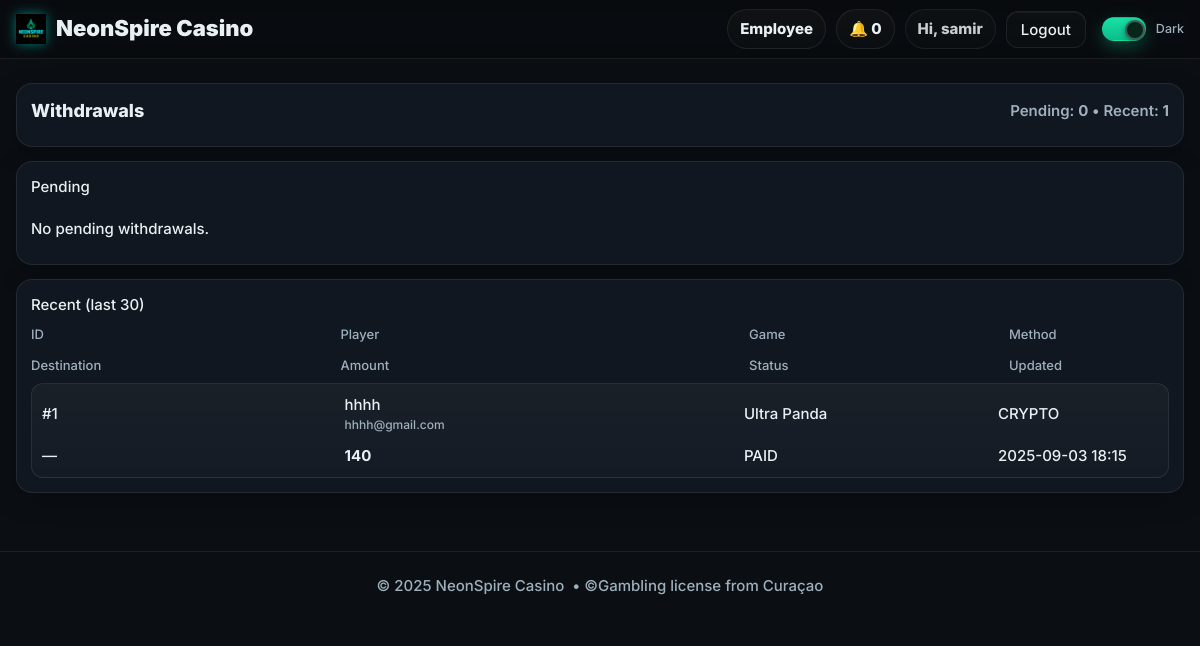
The page /employee/withdrawals (signed in) on the database as committed earlier.
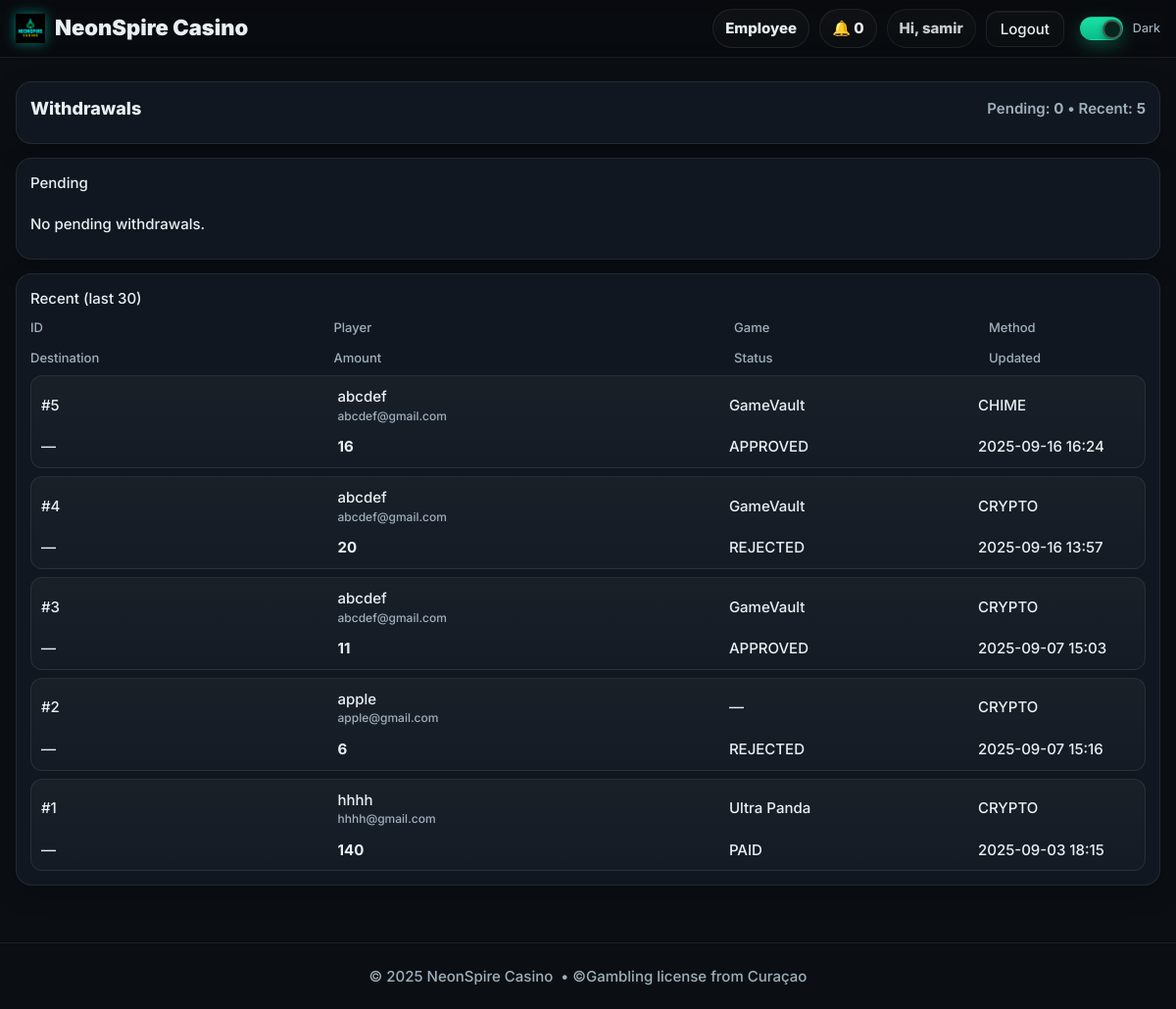
The same page on the database as committed later.
### models.py (models this page shows, shortened)
class User(db.Model, UserMixin):
    __tablename__ = "users"
    id = db.Column(db.Integer, primary_key=True)
    name = db.Column(db.String(120), nullable=False)
    email = db.Column(db.String(255), unique=True, nullable=False, index=True)
    mobile = db.Column(db.String(24), nullable=True, index=True)  # E.164
    password_hash = db.Column(db.String(255), nullable=False)
    role = db.Column(db.String(20), nullable=False, default="PLAYER")  # PLAYER | EMPLOYEE | ADMIN
    email_verified = db.Column(db.Boolean, default=False, index=True)
    email_verified_at = db.Column(db.DateTime, nullable=True)
    promo_seen = db.Column(db.Boolean, default=False, index=True)
    created_at = db.Column(db.DateTime, default=datetime.utcnow)

class WithdrawRequest(db.Model):
    __tablename__ = "withdraw_requests"
    id = db.Column(db.Integer, primary_key=True)
    user_id = db.Column(db.Integer, db.ForeignKey("users.id"), nullable=False, index=True)
    game_id = db.Column(db.Integer, db.ForeignKey("games.id"), nullable=True, index=True)
    amount = db.Column(db.Integer, nullable=False)
    status = db.Column(db.String(20), default="PENDING", index=True)  # PENDING | APPROVED | REJECTED | PAID
    method = db.Column(db.String(20), default="MANUAL")
    note = db.Column(db.String(300), default="")
    acted_by = db.Column(db.Integer, db.ForeignKey("users.id"), nullable=True)
    acted_at = db.Column(db.DateTime, nullable=True)
    created_at = db.Column(db.DateTime, default=datetime.utcnow)
    updated_at = db.Column(db.DateTime, default=datetime.utcnow, onupdate=datetime.utcnow)

class Game(db.Model):
    __tablename__ = "games"
    id = db.Column(db.Integer, primary_key=True)
    name = db.Column(db.String(120), nullable=False)
    description = db.Column(db.String(300), default="")
    icon_url = db.Column(db.String(500), default="")
    download_url = db.Column(db.String(500), nullable=False)
    backend_url = db.Column(db.String(500), nullable=True)
    is_active = db.Column(db.Boolean, default=True, index=True)
    created_at = db.Column(db.DateTime, default=datetime.utcnow)

### employee_bp.py (the view)
@employee_bp.get("/withdrawals")
@login_required
def withdrawals_list():
    pending = (
        WithdrawRequest.query.filter_by(status="PENDING")
        .order_by(WithdrawRequest.created_at.desc())
        .all()
    )
    recent = (
        WithdrawRequest.query.filter(WithdrawRequest.status != "PENDING")
        .order_by(WithdrawRequest.created_at.desc())
        .limit(30)
        .all()
    )
    users   = {u.id: u for u in User.query.all()}
    games   = {g.id: g for g in Game.query.all()}
    wallets = {w.user_id: w for w in PlayerBalance.query.all()}
    return render_template(
        "employee_withdrawals.html",
        page_title="Withdrawals",
        pending=pending,
        recent=recent,
        users=users,
        games=games,
        wallets=wallets,
    )

### employee_bp.py (called while the page is built)
@employee_bp.before_request
def require_employee():
    if not current_user.is_authenticated:
        return redirect(url_for("auth.login_get", next=url_for("employeebp.employee_home")))
    if current_user.role not in ("EMPLOYEE", "ADMIN"):
        return abort(403)

### templates/employee_withdrawals.html (shortened to what this page needs)
{% extends "base.html" %}
{% block content %}
<div class="shell">
  <div class="panel" style="margin-bottom:14px">
    <div class="panel-head" style="display:flex;align-items:center;justify-content:space-between;gap:12px">
      <div class="h3">Withdrawals</div>
      <div class="muted">
        Pending: <strong>{{ pending|length }}</strong> • Recent: <strong>{{ recent|length }}</strong>
      </div>
    </div>
  </div>
  <div class="panel">
    <div class="h4" style="margin-bottom:10px">Pending</div>
    {% if pending %}
      <div class="table">
        <div class="t-head">
          <div>ID</div>
          <div>Player</div>
          <div>Game</div>
          <div>Method</div>
          <div>Destination</div>
          <div>Amount</div>
          <div>Wallet</div>
          <div>Requested</div>
          <div>Actions</div>
        </div>
        {% for w in pending %}
          {% set user = users.get(w.user_id) %}
          {% set game = games.get(w.game_id) %}
          {% set wallet = wallets.get(w.user_id) %}
          <div class="t-row">
            <div class="mono">#{{ w.id }}</div>
            <div>
              <div class="strong">{{ (user.name or user.email) if user else ('User #' ~ w.user_id) }}</div>
              {% if user and user.email %}
                <div class="muted mono" style="font-size:12px">{{ user.email }}</div>
              {% endif %}
            </div>
            <div>{{ game.name if game else '—' }}</div>
            <div>
              <span class="badge">{{ (w.method or 'MANUAL')|upper }}</span>
              {% if w.status and w.status != 'PENDING' %}
                <span class="badge" style="margin-left:6px">{{ w.status }}</span>
              {% endif %}
            </div>
            <div class="mono" style="max-width:240px;overflow:hidden;text-overflow:ellipsis;white-space:nowrap">
              {{ w.address or w.handle or w.destination or '—' }}
            </div>
            <div class="mono"><strong>{{ w.amount or 0 }}</strong></div>
            <div class="mono">{{ wallet.balance if wallet else 0 }}</div>
            <div class="mono">{{ w.created_at.strftime('%Y-%m-%d %H:%M') if w.created_at else '—' }}</div>
            <div style="display:flex;gap:6px;align-items:center;flex-wrap:wrap">
              <form method="post" action="{{ url_for('employeebp.withdrawals_redeem', wd_id=w.id) }}"
                    onsubmit="return rowConfirm(this, 'Redeem on GameVault now?');">
                <button class="btn" type="submit">Redeem</button>
              </form>
              <form method="post" action="{{ url_for('employeebp.withdrawals_paid', wd_id=w.id) }}"
                    onsubmit="return rowConfirm(this, 'Mark as PAID and deduct wallet?');">
                <input class="input" type="number" name="tip_amount" placeholder="Tip"
                       style="width:84px" min="0" step="1">
                <button class="btn btn-primary" type="submit">Mark Paid</button>
              </form>
              <form method="post" action="{{ url_for('employeebp.withdrawals_reject', wd_id=w.id) }}"
                    onsubmit="return rowConfirm(this, 'Reject this withdrawal?');">
                <button class="btn btn-ghost" type="submit">Reject</button>
              </form>
            </div>
          </div>
        {% endfor %}
      </div>
    {% else %}
      <div class="empty">No pending withdrawals.</div>
    {% endif %}
  </div>
  <div class="panel" style="margin-top:14px">
    <div class="h4" style="margin-bottom:10px">Recent (last 30)</div>
    {% if recent %}
      <div class="table">
        <div class="t-head">
          <div>ID</div>
          <div>Player</div>
          <div>Game</div>
          <div>Method</div>
          <div>Destination</div>
          <div>Amount</div>
          <div>Status</div>
          <div>Updated</div>
        </div>
        {% for w in recent %}
          {% set user = users.get(w.user_id) %}
          {% set game = games.get(w.game_id) %}
          <div class="t-row">
            <div class="mono">#{{ w.id }}</div>
            <div>
              <div class="strong">{{ (user.name or user.email) if user else ('User #' ~ w.user_id) }}</div>
              {% if user and user.email %}
                <div class="muted mono" style="font-size:12px">{{ user.email }}</div>
              {% endif %}
            </div>
            <div>{{ game.name if game else '—' }}</div>
            <div><span class="badge">{{ (w.method or 'MANUAL')|upper }}</span></div>
            <div class="mono" style="max-width:260px;overflow:hidden;text-overflow:ellipsis;white-space:nowrap">
              {{ w.address or w.handle or w.destination or '—' }}
            </div>
            <div class="mono"><strong>{{ w.amount or 0 }}</strong></div>
            <div>
              {% if w.status == 'PAID' %}
                <span class="badge success">PAID</span>
              {% elif w.status == 'REJECTED' %}
                <span class="badge danger">REJECTED</span>
              {% elif w.status == 'APPROVED' %}
                <span class="badge">APPROVED</span>
              {% else %}
                <span class="badge">{{ w.status or '—' }}</span>
              {% endif %}
            </div>
            <div class="mono">
              {% if w.paid_at %}{{ w.paid_at.strftime('%Y-%m-%d %H:%M') }}
              {% else %}{{ w.updated_at.strftime('%Y-%m-%d %H:%M') if w.updated_at else (w.created_at.strftime('%Y-%m-%d %H:%M') if w.created_at else '—') }}
              {% endif %}
            </div>
          </div>
        {% endfor %}
      </div>
    {% else %}
      <div class="empty">No recent activity.</div>
    {% endif %}
  </div>
</div>
{% endblock %}

### templates/base.html (shortened to what this page needs)
<!DOCTYPE html>
<html lang="en" data-theme="dark">
<head>
  <link rel="stylesheet" href="{{ url_for('static', filename='css/styles.css') }}?v=dm2">
</head>
<body>
  <header class="nav" style="position:sticky;top:0;z-index:50;background:rgba(0,0,0,.25);backdrop-filter:blur(8px);border-bottom:1px solid var(--stroke)">
    <div class="shell nav-inner" style="display:flex;align-items:center;justify-content:space-between;height:58px">
      <a href="{{ url_for('short_bp.lob_short') }}" class="brand" aria-label="NeonSpire Casino">
        <img class="brand-logo" src="{{ url_for('static', filename='img/logo.png') }}" alt="NeonSpire Casino">
        <span class="brand-text">NeonSpire Casino</span>
      </a>
      <nav class="nav-links" style="display:flex;align-items:center;gap:10px">
        {% if current_user.is_authenticated %}
          {% if current_user.role == 'ADMIN' %}
            <a class="pill" href="{{ url_for('adminbp.admin_home') }}">Admin</a>
            <a class="pill" href="{{ url_for('adminbp.admin_players') }}">Players</a>
            <a class="pill" href="{{ url_for('adminbp.deposits_audit') }}">Deposits</a>
            <a class="pill" href="{{ url_for('adminbp.admin_users') }}">Employees</a>
          {% elif current_user.role == 'EMPLOYEE' %}
            <a class="pill" href="{{ url_for('employeebp.employee_home') }}">Employee</a>
          {% else %}
            <a class="pill" href="{{ url_for('short_bp.mylogin_clean') }}">My Logins</a>
          {% endif %}
          <a class="pill" href="{{ url_for('notifybp.list_notifications') }}">🔔 {{ unread_count or 0 }}</a>
          <span class="pill" style="pointer-events:none;opacity:.85">
            Hi, {{ current_user.name.split(' ')[0] if current_user.name else 'Player' }}
          </span>
          <a class="btn btn-ghost" href="{{ url_for('auth.logout') }}">Logout</a>
        {% else %}
          <a class="pill" href="{{ url_for('auth.login_get') }}">Login</a>
          <a class="btn btn-primary" href="{{ url_for('short_bp.reg_short') }}">Register</a>
        {% endif %}
        <label class="toggle" style="margin-left:6px">
          <span class="track"><span class="knob"></span></span>
          <span class="label">Dark</span>
        </label>
      </nav>
    </div>
  </header>
  <div class="hero-slot">
  </div>
  <main style="padding-bottom:20px">
    {% block content %}{% endblock %}
  </main>
  <footer class="shell footer"
          style="height:68px;border-top:1px solid var(--stroke);margin-top:24px;
                 display:flex;align-items:center;justify-content:center;">
    © {{ 2025 }} NeonSpire Casino &nbsp;•&nbsp;
    <span class="muted">©Gambling license from Curaçao </span>
  </footer>
</body>
</html>

### static/css/styles.css (style rules this page uses)
:root { --bg:#0b0f14; --panel:#111720; --panel-2:#0f151d; --text:#e9f0f4; --muted:#9fb0bd; --brand:#19e1a5; --brand-2:#0bbd8a; --stroke:rgba(255,255,255,.08); --chip:#0f1c27; --shadow:0 8px 24px rgba(0,0,0,.28); }
* { box-sizing:border-box }
html,body { margin:0;background:var(--bg);color:var(--text); font:500 15px/1.45 Inter,system-ui,-apple-system,Segoe UI,Roboto,Arial; -webkit-font-smoothing:antialiased; -moz-osx-font-smoothing:grayscale; text-rendering:optimizeLegibility; }
a { color:inherit;text-decoration:none }
img { max-width:100%;display:block }
.h3 { font-weight:800;font-size:18px }
.muted { color:var(--muted) }
.shell { max-width:1220px;margin:0 auto;padding:0 16px }
.nav { backdrop-filter: blur(8px); border-bottom:1px solid var(--stroke) }
.nav-inner { display:flex;align-items:center;justify-content:space-between;height:58px }
.brand { display:flex;gap:10px;align-items:center;font-weight:900 }
.nav-links { display:flex;align-items:center;gap:10px }
.pill { display:inline-flex;align-items:center;justify-content:center; padding:8px 12px;border-radius:999px;border:1px solid var(--stroke); background:linear-gradient(180deg,rgba(255,255,255,.03),rgba(255,255,255,.01)); font-weight:800; }
.btn,.btn-mini,.btn-auth,.btn-auth-primary { display:inline-flex;align-items:center;justify-content:center;gap:8px; text-align:center; line-height:1; position:relative; overflow:hidden; white-space:nowrap; }
.btn { border:1px solid var(--stroke); background:linear-gradient(180deg,rgba(255,255,255,.04),rgba(255,255,255,.02)); color:var(--text);padding:10px 14px;border-radius:12px; box-shadow:0 1px 0 rgba(255,255,255,.05) inset; transition:filter .15s ease, transform .06s ease; }
.btn-ghost { background:linear-gradient(180deg,rgba(255,255,255,.02),rgba(255,255,255,.01)) }
.panel { background:var(--panel);border:1px solid var(--stroke);border-radius:16px;padding:14px;margin-bottom:14px;box-shadow:var(--shadow) }
.panel-head { display:flex;justify-content:space-between;align-items:center;margin-bottom:8px }
.footer { display:flex;align-items:center;justify-content:center;color:var(--muted) }
.table { display:grid;gap:8px }
.t-head,.t-row { display:grid;grid-template-columns:1.2fr 1.6fr 1fr 160px;gap:12px;align-items:center }
.t-head { color:var(--muted);font-size:13px }
.t-row { padding:10px;border:1px solid var(--stroke);border-radius:12px;background:linear-gradient(180deg,rgba(255,255,255,.04),rgba(255,255,255,.02)) }
.empty { padding:10px 0 }
html,body { width:100% !important;max-width:100% !important;overflow-x:hidden !important; }
.shell,.nav,.nav-inner,.panel,section,aside,.rail-card,.player-grid,.game-grid,.game-card,.game-media,.game-actions,.btn-grid { max-width:100% !important; }
.player-grid > *, .game-grid > *, .game-card > *, .btn-grid > *, .panel > * { min-width:0 !important; }
[style*="width:"] { max-width:100% !important; }
.toggle { display:inline-flex; align-items:center; gap:10px; cursor:pointer; }
.toggle .track { position:relative; width:44px; height:24px; border-radius:999px; background:rgba(255,255,255,.10); border:1px solid var(--stroke); transition:background .22s ease, border-color .22s ease, box-shadow .22s ease; }
.toggle .knob { position:absolute; top:2px; left:2px; width:20px; height:20px; border-radius:50%; background:#ffffff; box-shadow:0 2px 6px rgba(0,0,0,.35); transform:translateX(0); transition:transform .22s ease, background .22s ease, box-shadow .22s ease; }
.toggle input:checked + .track { background:linear-gradient(180deg,var(--brand),var(--brand-2)); border-color:transparent; box-shadow:0 6px 16px rgba(25,225,165,.28); }
.toggle input:checked + .track .knob { transform:translateX(20px); background:#06261c; box-shadow:0 2px 6px rgba(0,0,0,.4), inset 0 0 0 2px rgba(255,255,255,.25); }
.toggle .label { font-size:12.5px; color:var(--muted); user-select:none; }
.panel .panel-head .muted { color:var(--muted); font-weight:600; }

### templates/base.html (style rules this page uses)
.brand { display:flex; gap:10px; align-items:center; text-decoration:none; color:inherit; font-weight:900; font-size:22px }
.brand-logo { height:30px; width:auto; display:block; filter: drop-shadow(0 0 6px rgba(0,255,233,.45)); }
.hero-slot { position:relative; z-index:2; padding-top:12px; }
header.nav { overflow:visible; }

Rows that differ between the two databases and show on the page:
added WithdrawRequest: id "5", method "CHIME", address "—", amount "16", status "APPROVED", updated_at "2025-09-16 16:24"
added User: name "abcdef", email "abcdef@gmail.com"
now on this page (row unchanged): Game: name "GameVault"
added WithdrawRequest: id "4", method "CRYPTO", address "—", amount "20", status "REJECTED", updated_at "2025-09-16 13:57"
added WithdrawRequest: id "3", method "CRYPTO", address "—", amount "11", status "APPROVED", updated_at "2025-09-07 15:03"
added WithdrawRequest: id "2", name "—", method "CRYPTO", address "—", amount "6", status "REJECTED", updated_at "2025-09-07 15:16"
added User: name "apple", email "apple@gmail.com"
Other text that changed with them:
{{ recent|length }}: "1" → "5"
